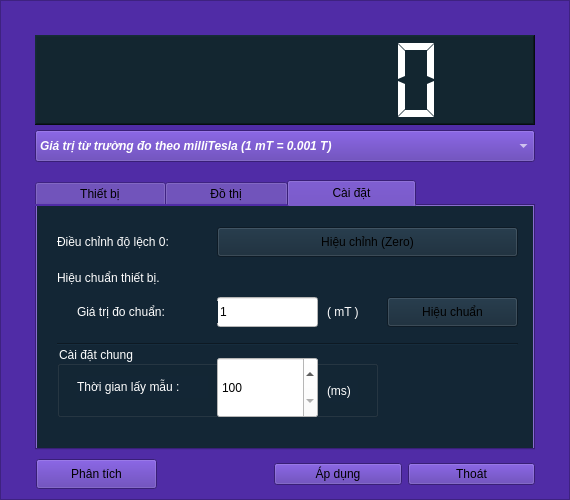
<?xml version="1.0" encoding="UTF-8"?>
<ui version="4.0">
 <class>Sensor_SEN0114</class>
 <widget class="QWidget" name="Sensor_SEN0114">
  <property name="geometry">
   <rect>
    <x>0</x>
    <y>0</y>
    <width>570</width>
    <height>500</height>
   </rect>
  </property>
  <property name="windowTitle">
   <string>Form</string>
  </property>
  <property name="windowIcon">
   <iconset resource="../image.qrc">
    <normaloff>:/image/MAG0114_Icon.jpg</normaloff>:/image/MAG0114_Icon.jpg</iconset>
  </property>
  <widget class="QFrame" name="frame">
   <property name="geometry">
    <rect>
     <x>0</x>
     <y>0</y>
     <width>570</width>
     <height>500</height>
    </rect>
   </property>
   <property name="accessibleDescription">
    <string extracomment="s"/>
   </property>
   <property name="autoFillBackground">
    <bool>false</bool>
   </property>
   <property name="styleSheet">
    <string notr="true">background-color: rgb(80, 44, 166);</string>
   </property>
   <property name="frameShape">
    <enum>QFrame::StyledPanel</enum>
   </property>
   <property name="frameShadow">
    <enum>QFrame::Raised</enum>
   </property>
   <widget class="QLCDNumber" name="lcdNumber_HALL">
    <property name="geometry">
     <rect>
      <x>35</x>
      <y>35</y>
      <width>500</width>
      <height>90</height>
     </rect>
    </property>
    <property name="styleSheet">
     <string notr="true">background-color: #132630;
color: rgb(255, 255,255);</string>
    </property>
    <property name="frameShape">
     <enum>QFrame::WinPanel</enum>
    </property>
    <property name="lineWidth">
     <number>1</number>
    </property>
    <property name="smallDecimalPoint">
     <bool>false</bool>
    </property>
    <property name="digitCount">
     <number>7</number>
    </property>
    <property name="segmentStyle">
     <enum>QLCDNumber::Flat</enum>
    </property>
    <property name="value" stdset="0">
     <double>0.000000000000000</double>
    </property>
    <property name="intValue" stdset="0">
     <number>0</number>
    </property>
   </widget>
   <widget class="QTabWidget" name="tabWidget">
    <property name="geometry">
     <rect>
      <x>35</x>
      <y>180</y>
      <width>500</width>
      <height>270</height>
     </rect>
    </property>
    <property name="font">
     <font>
      <weight>50</weight>
      <bold>false</bold>
     </font>
    </property>
    <property name="autoFillBackground">
     <bool>false</bool>
    </property>
    <property name="styleSheet">
     <string notr="true">background-color: rgb(80, 44, 166);</string>
    </property>
    <property name="currentIndex">
     <number>2</number>
    </property>
    <widget class="QWidget" name="tab_1">
     <property name="styleSheet">
      <string notr="true">background-color: #132635;</string>
     </property>
     <attribute name="title">
      <string>          Thiết bị          </string>
     </attribute>
     <widget class="QWidget" name="verticalLayoutWidget">
      <property name="geometry">
       <rect>
        <x>20</x>
        <y>10</y>
        <width>111</width>
        <height>131</height>
       </rect>
      </property>
      <layout class="QVBoxLayout" name="verticalLayout_2">
       <item>
        <widget class="QLabel" name="label_4">
         <property name="styleSheet">
          <string notr="true">color: rgb(255, 255, 255);
background-color: #132635;</string>
         </property>
         <property name="text">
          <string>Tên thiết bị:</string>
         </property>
        </widget>
       </item>
       <item>
        <widget class="QLabel" name="label_6">
         <property name="styleSheet">
          <string notr="true">background-color: #132635;
color: rgb(255, 255, 255);</string>
         </property>
         <property name="text">
          <string>Địa chỉ:</string>
         </property>
        </widget>
       </item>
       <item>
        <widget class="QLabel" name="label_7">
         <property name="styleSheet">
          <string notr="true">background-color: #132635;
color: rgb(255, 255, 255);</string>
         </property>
         <property name="text">
          <string>Mã sê-ri:</string>
         </property>
        </widget>
       </item>
       <item>
        <widget class="QLabel" name="label_5">
         <property name="styleSheet">
          <string notr="true">background-color: #132635;
color: rgb(255, 255, 255);</string>
         </property>
         <property name="text">
          <string>Mô tả:</string>
         </property>
        </widget>
       </item>
      </layout>
     </widget>
     <widget class="QWidget" name="verticalLayoutWidget_2">
      <property name="geometry">
       <rect>
        <x>160</x>
        <y>10</y>
        <width>451</width>
        <height>101</height>
       </rect>
      </property>
      <layout class="QVBoxLayout" name="verticalLayout_3">
       <item>
        <widget class="QLabel" name="label_Name">
         <property name="styleSheet">
          <string notr="true">color: rgb(255, 255, 255);
background-color: #132635;</string>
         </property>
         <property name="text">
          <string/>
         </property>
        </widget>
       </item>
       <item>
        <widget class="QLabel" name="label_Address">
         <property name="styleSheet">
          <string notr="true">color: rgb(255, 255, 255);
background-color: #132635;</string>
         </property>
         <property name="text">
          <string/>
         </property>
        </widget>
       </item>
       <item>
        <widget class="QLabel" name="label_SerialNumber">
         <property name="styleSheet">
          <string notr="true">color: rgb(255, 255, 255);
background-color: #132635;</string>
         </property>
         <property name="text">
          <string/>
         </property>
        </widget>
       </item>
      </layout>
     </widget>
     <widget class="QWidget" name="verticalLayoutWidget_3">
      <property name="geometry">
       <rect>
        <x>160</x>
        <y>110</y>
        <width>451</width>
        <height>151</height>
       </rect>
      </property>
      <layout class="QVBoxLayout" name="verticalLayout_4">
       <item>
        <widget class="QLabel" name="label_Description">
         <property name="styleSheet">
          <string notr="true">color: rgb(255, 255, 255);
background-color: #132635;</string>
         </property>
         <property name="text">
          <string/>
         </property>
         <property name="alignment">
          <set>Qt::AlignLeading|Qt::AlignLeft|Qt::AlignTop</set>
         </property>
        </widget>
       </item>
      </layout>
     </widget>
    </widget>
    <widget class="QWidget" name="tab_2">
     <property name="styleSheet">
      <string notr="true">background-color: #132635;</string>
     </property>
     <attribute name="title">
      <string>          Đồ thị          </string>
     </attribute>
     <widget class="QWidget" name="verticalLayoutWidget_4">
      <property name="geometry">
       <rect>
        <x>0</x>
        <y>0</y>
        <width>501</width>
        <height>231</height>
       </rect>
      </property>
      <layout class="QVBoxLayout" name="verticalLayout_5"/>
     </widget>
    </widget>
    <widget class="QWidget" name="tab_3">
     <property name="styleSheet">
      <string notr="true">background-color: #132635;</string>
     </property>
     <attribute name="title">
      <string>          Cài đặt          </string>
     </attribute>
     <widget class="QLabel" name="label_3">
      <property name="geometry">
       <rect>
        <x>20</x>
        <y>61</y>
        <width>141</width>
        <height>22</height>
       </rect>
      </property>
      <property name="styleSheet">
       <string notr="true">color: rgb(255, 255, 255);</string>
      </property>
      <property name="text">
       <string>Hiệu chuẩn thiết bị.</string>
      </property>
     </widget>
     <widget class="QLineEdit" name="lineEdit_Calib1">
      <property name="geometry">
       <rect>
        <x>180</x>
        <y>91</y>
        <width>101</width>
        <height>30</height>
       </rect>
      </property>
      <property name="styleSheet">
       <string notr="true">background-color: rgb(255, 255, 255);</string>
      </property>
      <property name="text">
       <string>1</string>
      </property>
     </widget>
     <widget class="QLabel" name="label_8">
      <property name="geometry">
       <rect>
        <x>40</x>
        <y>95</y>
        <width>141</width>
        <height>22</height>
       </rect>
      </property>
      <property name="styleSheet">
       <string notr="true">color: rgb(255, 255, 255);</string>
      </property>
      <property name="text">
       <string>Giá trị đo chuẩn:</string>
      </property>
     </widget>
     <widget class="QPushButton" name="pushButton_Calib">
      <property name="geometry">
       <rect>
        <x>350</x>
        <y>91</y>
        <width>131</width>
        <height>30</height>
       </rect>
      </property>
      <property name="text">
       <string>Hiệu chuẩn</string>
      </property>
     </widget>
     <widget class="QLabel" name="label_9">
      <property name="geometry">
       <rect>
        <x>290</x>
        <y>95</y>
        <width>51</width>
        <height>22</height>
       </rect>
      </property>
      <property name="styleSheet">
       <string notr="true">color: rgb(255, 255, 255);</string>
      </property>
      <property name="text">
       <string>( mT )</string>
      </property>
     </widget>
     <widget class="QPushButton" name="pushButton_Calib_2">
      <property name="geometry">
       <rect>
        <x>180</x>
        <y>21</y>
        <width>301</width>
        <height>30</height>
       </rect>
      </property>
      <property name="text">
       <string>Hiệu chỉnh (Zero)</string>
      </property>
     </widget>
     <widget class="QLabel" name="label_10">
      <property name="geometry">
       <rect>
        <x>20</x>
        <y>25</y>
        <width>151</width>
        <height>22</height>
       </rect>
      </property>
      <property name="styleSheet">
       <string notr="true">color: rgb(255, 255, 255);</string>
      </property>
      <property name="text">
       <string>Điều chỉnh độ lệch 0:</string>
      </property>
     </widget>
     <widget class="Line" name="line_3">
      <property name="geometry">
       <rect>
        <x>20</x>
        <y>130</y>
        <width>461</width>
        <height>16</height>
       </rect>
      </property>
      <property name="orientation">
       <enum>Qt::Horizontal</enum>
      </property>
     </widget>
     <widget class="QGroupBox" name="groupBox_2">
      <property name="geometry">
       <rect>
        <x>20</x>
        <y>140</y>
        <width>321</width>
        <height>71</height>
       </rect>
      </property>
      <property name="styleSheet">
       <string notr="true">color: rgb(255, 255, 255);</string>
      </property>
      <property name="title">
       <string>Cài đặt chung</string>
      </property>
      <widget class="QLabel" name="label_13">
       <property name="geometry">
        <rect>
         <x>20</x>
         <y>30</y>
         <width>131</width>
         <height>22</height>
        </rect>
       </property>
       <property name="styleSheet">
        <string notr="true">color: rgb(255, 255, 255);</string>
       </property>
       <property name="text">
        <string>Thời gian lấy mẫu :</string>
       </property>
      </widget>
      <widget class="QSpinBox" name="spinBox_SampleTimer">
       <property name="geometry">
        <rect>
         <x>160</x>
         <y>11</y>
         <width>101</width>
         <height>61</height>
        </rect>
       </property>
       <property name="styleSheet">
        <string notr="true">background-color: rgb(255, 255, 255);
color: rgb(0, 0, 0);</string>
       </property>
       <property name="minimum">
        <number>100</number>
       </property>
       <property name="maximum">
        <number>99999</number>
       </property>
      </widget>
      <widget class="QLabel" name="label_14">
       <property name="geometry">
        <rect>
         <x>270</x>
         <y>34</y>
         <width>31</width>
         <height>22</height>
        </rect>
       </property>
       <property name="styleSheet">
        <string notr="true">color: rgb(255, 255, 255);</string>
       </property>
       <property name="text">
        <string>(ms)</string>
       </property>
      </widget>
     </widget>
    </widget>
   </widget>
   <widget class="QWidget" name="horizontalLayoutWidget">
    <property name="geometry">
     <rect>
      <x>274</x>
      <y>458</y>
      <width>261</width>
      <height>32</height>
     </rect>
    </property>
    <layout class="QHBoxLayout" name="horizontalLayout">
     <item>
      <widget class="QPushButton" name="pushButton_Apply">
       <property name="text">
        <string>Áp dụng</string>
       </property>
      </widget>
     </item>
     <item>
      <widget class="QPushButton" name="pushButton_Exit">
       <property name="text">
        <string>Thoát</string>
       </property>
      </widget>
     </item>
    </layout>
   </widget>
   <widget class="QPushButton" name="pushButton_ChartZoom">
    <property name="geometry">
     <rect>
      <x>36</x>
      <y>459</y>
      <width>121</width>
      <height>30</height>
     </rect>
    </property>
    <property name="text">
     <string>Phân tích</string>
    </property>
   </widget>
   <widget class="QComboBox" name="comboBox_Pressure_Unit">
    <property name="geometry">
     <rect>
      <x>35</x>
      <y>130</y>
      <width>500</width>
      <height>32</height>
     </rect>
    </property>
    <property name="font">
     <font>
      <weight>75</weight>
      <italic>true</italic>
      <bold>true</bold>
     </font>
    </property>
    <property name="layoutDirection">
     <enum>Qt::LeftToRight</enum>
    </property>
    <property name="autoFillBackground">
     <bool>false</bool>
    </property>
    <property name="styleSheet">
     <string notr="true">color: rgb(255, 255, 255);</string>
    </property>
    <property name="editable">
     <bool>false</bool>
    </property>
    <property name="currentText">
     <string>Giá trị từ trường đo theo milliTesla (1 mT = 0.001 T)</string>
    </property>
    <item>
     <property name="text">
      <string>Giá trị từ trường đo theo milliTesla (1 mT = 0.001 T)</string>
     </property>
    </item>
    <item>
     <property name="text">
      <string>Giá trị từ trường đo theo Tesla (T = newton*giây)/(coulomb*mét)</string>
     </property>
    </item>
    <item>
     <property name="text">
      <string>Giá trị từ trường đo theo Gauss (1 G = 0.0001 T)</string>
     </property>
    </item>
   </widget>
  </widget>
 </widget>
 <resources>
  <include location="../image.qrc"/>
 </resources>
 <connections/>
</ui>
